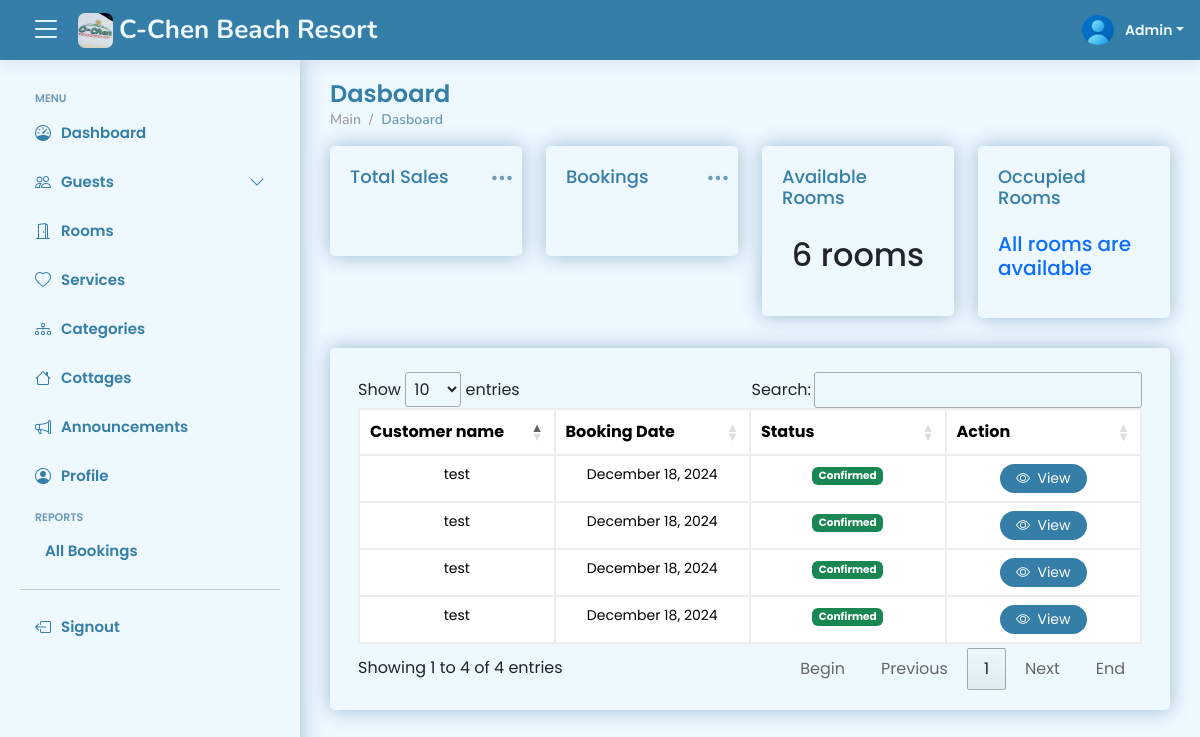
The page /views/admin/dashboard.php (signed in) on the database as committed earlier.
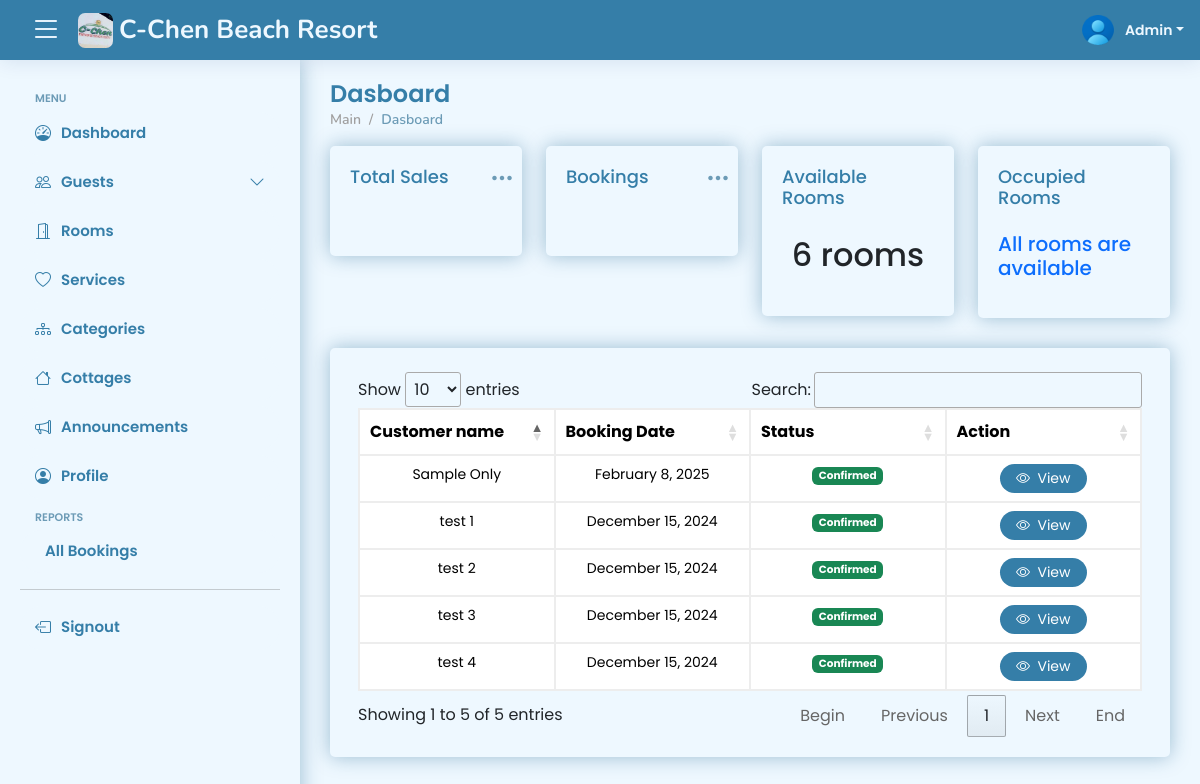
The same page on the database as committed later.
### tables this page shows
CREATE TABLE IF NOT EXISTS `tbl_bookings` (
  `booking_id` int NOT NULL AUTO_INCREMENT,
  `reference_number` varchar(50) NOT NULL,
  `fullname` varchar(50) NOT NULL,
  `email` varchar(50) NOT NULL,
  `phone_number` varchar(50) NOT NULL,
  `date_check_in` date NOT NULL,
  `date_check_out` date NOT NULL,
  `message` text NOT NULL,
  `down_payment` int NOT NULL,
  `mode_of_payment_id` int NOT NULL,
  `evidence` varchar(255) NOT NULL,
  `reason_for_cancellation` text,
  `booking_status_id` int NOT NULL,
  `checking_status_id` int NOT NULL,
  `created_at` timestamp NOT NULL,
  PRIMARY KEY (`booking_id`)
);

### views/admin/dashboard.php (the view, shortened to what the changed rows need)
<?php
include '../../config.php';
if (isset($_SESSION['id'])) {
?>
    <!DOCTYPE html>
    <html lang="en">
    <head>
        <?php include 'includes/head.php' ?>
    </head>
    <body>
        <?php include 'includes/header.php' ?>
        <?php include 'includes/aside.php' ?>
        <main id="main" class="main">
            <div class="pagetitle">
                <h1>Dasboard</h1>
                <nav>
                    <ol class="breadcrumb">
                        <li class="breadcrumb-item">Main</li>
                        <li class="breadcrumb-item active">Dasboard</li>
                    </ol>
                </nav>
            </div>
            <section class="section dashboard mb-5">
                <div class="row">
                    <div class="col-12 col-lg-3 col-md-6 col-sm-6">
                        <div class="card info-card small-card">
                            <div class="filter">
                                <a class="icon me-2 p-0" href="#" data-bs-toggle="dropdown"><i class="bi bi-three-dots fs-4"></i></a>
                            </div>
                            <div class="card-body">
                                <div class="d-flex align-items-center justify-content-between">
                                    <h5 class="card-title">Total Sales</h5>
                                </div>
                                <div class="d-flex align-items-center justify-content-center ps-3">
                                </div>
                            </div>
                        </div>
                    </div>
                    <div class="col-12 col-lg-3 col-md-6 col-sm-6">
                        <div class="card info-card small-card">
                            <div class="filter">
                                <a class="icon me-2 p-0" href="#" data-bs-toggle="dropdown"><i class="bi bi-three-dots fs-4"></i></a>
                            </div>
                            <div class="card-body">
                                <div class="d-flex align-items-center justify-content-between">
                                    <h5 class="card-title">Bookings</h5>
                                </div>
                                <div class="d-flex align-items-center justify-content-center">
                                </div>
                            </div>
                        </div>
                    </div>
                    <div class="col-12 col-lg-3 col-md-6 col-sm-6">
                        <div class="card info-card small-card">
                            <div class="card-body">
                                <h5 class="card-title">Available Rooms</h5>
                                <div class="d-flex align-items-center justify-content-center">
                                    <div class="">
                                        <?php
                                        $current_date = date('Y-m-d');
                                        $avlblRm = 1;
                                        $query = " SELECT
                                            COUNT(DISTINCT trn.room_number) AS available_rooms
                                            FROM tbl_room_number trn
                                            WHERE trn.room_number NOT IN (
                                                SELECT trr.room_number
                                                FROM tbl_booking_room trr
                                                INNER JOIN tbl_bookings tb
                                                ON trr.booking_id = tb.booking_id
                                                WHERE trn.room_availability_id = ? AND ? BETWEEN tb.date_check_in AND tb.date_check_out
                                            )
                                        ";
                                        $stmt = $conn->prepare($query);
                                        $stmt->bind_param('is', $avlblRm, $current_date);
                                        $stmt->execute();
                                        $result = $stmt->get_result();
                                        if ($result->num_rows > 0) {
                                            $row = $result->fetch_assoc();
                                            if ($row['available_rooms'] > 0) {
                                                $available_rooms = $row['available_rooms'];
                                                echo "<h2 class='py-1'>$available_rooms rooms</h2>";
                                            } else {
                                                echo "<h4 class='fs-5 text-danger'>No available rooms</h4>";
                                            }
                                        }
                                        ?>
                                    </div>
                                </div>
                            </div>
                        </div>
                    </div>
                    <div class="col-12 col-lg-3 col-md-6 col-sm-6">
                        <div class="card info-card small-card">
                            <div class="card-body">
                                <h5 class="card-title">Occupied Rooms</h5>
                                <div class="d-flex align-items-center justify-content-center">
                                    <div class="">
                                        <?php
                                        $confirmed = 2;
                                        $current_date_time = date('Y-m-d');
                                        $stmt = $conn->prepare("SELECT COUNT(DISTINCT trr.room_number) AS occupied_rooms
                                        FROM tbl_bookings tb
                                        JOIN tbl_booking_room trr ON tb.booking_id = trr.booking_id
                                        WHERE tb.booking_status_id = ?
                                        AND ? BETWEEN tb.date_check_in AND tb.date_check_out");
                                        $stmt->bind_param('is', $confirmed, $current_date_time);
                                        $stmt->execute();
                                        $result = $stmt->get_result();
                                        $row = $result->fetch_assoc();
                                        if ($row['occupied_rooms'] > 0) {
                                            $occupied = $row['occupied_rooms'];
                                            echo "<h2 class='py-1'>$occupied rooms</h2>";
                                        } else {
                                            echo "<h4 class='fs-5 text-primary'>All rooms are available</h4>";
                                        }
                                        ?>
                                    </div>
                                </div>
                            </div>
                        </div>
                    </div>
                </div>
                <div class="row">
                    <div class="col-lg-12">
                        <div class="card px-2">
                            <div class="card-body">
                                <div class="table-responsive mt-4" id="data-table">
                                    <table class="table" id="paginateAllReservations">
                                        <colgroup>
                                            <col width="25%">
                                            <col width="25%">
                                            <col width="25%">
                                            <col width="25%">
                                        </colgroup>
                                        <thead class="bg-secondary-light">
                                            <tr>
                                                <th>Customer name</th>
                                                <th>Booking Date</th>
                                                <th>Status</th>
                                                <th>Action</th>
                                            </tr>
                                        </thead>
                                        <tbody>
                                            <?php
                                            $stmt = $conn->prepare(' SELECT
                                                    tb.*,
                                                    SUM(trc.room_category_price) AS total_charge,
                                                    tb.booking_status_id,
                                                    tmop.mode_of_payment
                                                FROM tbl_bookings tb
                                                INNER JOIN tbl_booking_room tbr ON tb.booking_id = tbr.booking_id
                                                INNER JOIN tbl_room_category trc ON tbr.room_category_id = trc.room_category_id
                                                INNER JOIN tbl_mode_of_payment tmop ON tb.mode_of_payment_id = tmop.mode_of_payment_id
                                                GROUP BY tb.booking_id, tb.fullname, tb.created_at, tb.booking_status_id
                                                ORDER BY tb.booking_id ASC
                                            ');
                                            $stmt->execute();
                                            $result_reservation = $stmt->get_result();
                                            if ($result_reservation->num_rows > 0) {
                                                while ($reservation_row = $result_reservation->fetch_assoc()) {
                                                    $booking_id = $reservation_row['booking_id'];
                                                    $fullname = $reservation_row['fullname'];
                                                    $created_at = (new DateTime($reservation_row['created_at']))->format("F j, Y");
                                                    $booking_status = $reservation_row['booking_status_id'];
                                                    if ($booking_status == 1) {
                                                        $status = "Pending";
                                                        $badge = "class='badge bg-warning'";
                                                        $style = "class='text-warning'";
                                                        $cnfrmBtn = "flex;";
                                                        $reason = "none";
                                                    } elseif ($booking_status == 2) {
                                                        $status = "Confirmed";
                                                        $badge = "class='badge bg-success'";
                                                    } elseif ($booking_status == 3) {
                                                        $status = "Declined";
                                                        $badge = "class='badge bg-danger'";
                                                        $style = "class='text-danger'";
                                                        $cnfrmBtn = "none;";
                                                        $reason = "none";
                                                    } elseif ($booking_status == 4) {
                                                        $status = "Cancelled";
                                                        $badge = "class='badge bg-warning'";
                                                        $style = "class='text-warning'";
                                                        $cnfrmBtn = "flex;";
                                                        $reason = "block";
                                                    }
                                                    echo "
                                                <tr class='small'>
                                                    <td class='text-center'>$fullname</td>
                                                    <td class='text-center'>$created_at</td>
                                                    <td class='text-center'><span $badge>$status</span></td>
                                                    <td class='text-center'>
                                                        <button class='btn btn-sm btn-primary rounded-5 px-3' data-bs-toggle='modal' data-bs-target='#infoModal$booking_id'>
                                                            <i class='bi bi-eye'></i>&nbsp; <span class='to-hide'>View</span>
                                                        </button>
                                                    </td>
                                                </tr>
                                                ";
                                            ?>
                                            <?php
                                                }
                                            }
                                            ?>
                                        </tbody>
                                    </table>
                                </div>
                            </div>
                        </div>
                    </div>
                </div>
            </section>
        </main>
    </body>
    </html>
<?php
} else {
    header('Location: ../../signout.php');
    exit();
}
?>

Rows that differ between the two databases and show on the page:
changed tbl_bookings: fullname "test" → "test 1"; created_at "December 18, 2024" → "December 15, 2024"
changed tbl_bookings: fullname "test" → "test 2"; created_at "December 18, 2024" → "December 15, 2024"
changed tbl_bookings: fullname "test" → "test 3"; created_at "December 18, 2024" → "December 15, 2024"
changed tbl_bookings: fullname "test" → "test 4"; created_at "December 18, 2024" → "December 15, 2024"
added tbl_bookings: fullname "Sample Only", created_at "February 8, 2025", booking_status "Confirmed"
Other text that changed with them:
text written by a page script: "Show entries Search: Showing 1 to 4 of 4 entries Begin Previous 1 Next End" → "Show entries Search: Showing 1 to 5 of 5 entries Begin Previous 1 Next End"
